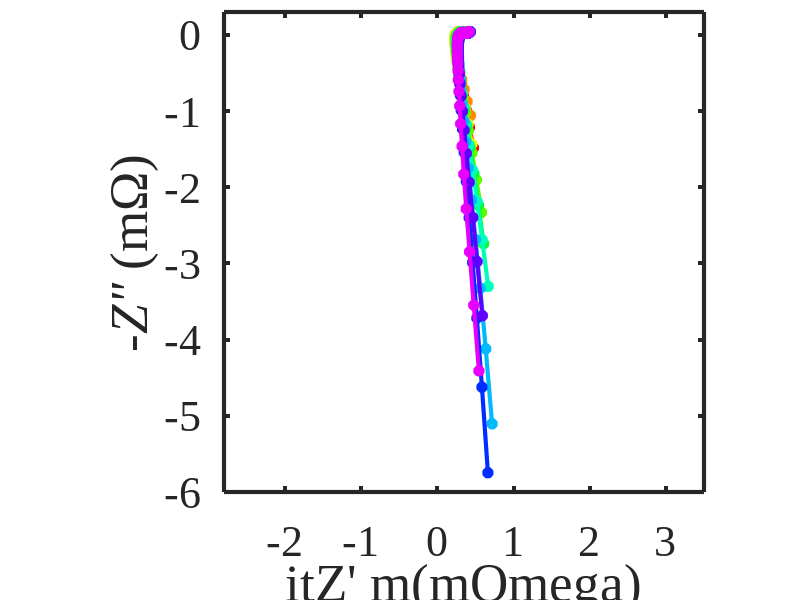

Write MATLAB code to recreate this figure. (Note: this script raises an error after producing the figure.)
%% ========================================================================
%  EIS Experimental Data Visualization and Correction
%  Author: LAN
%  Date: 2025-11-12
%  ------------------------------------------------------------------------
%  This script:
%   (1) Plots raw EIS experimental data (µΩ)
%   (2) Scans parameters (a, b) for DRT-based reconstruction
%   (3) Evaluates RMSE and visualizes parameter sensitivity
%  ========================================================================

clc; clear; close all;

load val_exp_eis.mat
%%
figure,
color=hsv(11);
set(gcf, 'Position',[0 0 800 800],'Color','White');
for i=1:1:size(val_exp_eis,1)
    eisdata=val_exp_eis{i,1};
    plo=plot(eisdata(:,2)*1000-min(eisdata(:,2))*1000*0,eisdata(:,3)*1000,'-*','Color',color(i,:),'LineWidth',3,'MarkerSize',8);hold on;
    axis equal
    eisdata0 = eisdata(:,1:3);
    eisdata0(:,3) = -eisdata(:,3);
end
xlabel("\itZ' \rm(m\Omega)");ylabel('-\itZ" \rm(m\Omega)');
set(gca,'LineWidth',3,'position',[0.18,0.18,0.8,0.8],'FontSize',32,'LabelFontSizeMultiplier',1.2,'FontName','Times New Roman');
axis([-2.8 3.5 -6 0.3])
gca=boxoff(gca);clear gca
%% 
figure,
color=hsv(11);
set(gcf, 'Position',[0 0 800 800],'Color','White');EIS_gather=[];plot_all =[];
for i=1:1:size(val_exp_eis,1)
    eisdata=val_exp_eis{i,1};
    plo=plot(eisdata(:,2)*1000000-min(eisdata(:,2))*1000000*0,eisdata(:,3)*1000000,'-*','Color',color(i,:),'LineWidth',3,'MarkerSize',8);hold on;
    plot_all=[plot_all plo];
    axis equal
    EIS_gather=[EIS_gather;[eisdata(:,2)*1000000;eisdata(:,3)*1000000]'];
    eisdata0 = eisdata(:,1:3);
    eisdata0(:,3) = -eisdata(:,3);
end
label={'+','x','s',"diamond","pentagram"};
eis_label=[21 31 41 51];
for k=1:1:length(eis_label)
    real0=EIS_gather(:,eis_label(k));
    imag0=EIS_gather(:,51+eis_label(k));
    plo=plot(real0,imag0,label{k},'MarkerSize',16,'MarkerEdgeColor','k');
    plot_all=[plot_all plo];
end
plo=plot(-1,1,label{k},'MarkerSize',16,'MarkerEdgeColor','w');
plot_all=[plot_all plo];
plo=plot(-1,1,label{k},'MarkerSize',16,'MarkerEdgeColor','w');
plot_all=[plot_all plo];
leg_all={'EIS1','EIS2','EIS3','EIS4','EIS5','EIS6','EIS7','EIS8','EIS9','EIS10','100 Hz','10 Hz','1 Hz','0.1 Hz',' ',' '};
xlabel("\itZ' \rm(\mu\Omega)");ylabel('-\itZ" \rm(\mu\Omega)');
set(gca,'LineWidth',3,'position',[0.18,0.18,0.8,0.8],'FontSize',32,'LabelFontSizeMultiplier',1.2,'FontName','Times New Roman');
axis([0.22 0.44 -0.085 0.135]*1000)
leg=legend(plot_all,leg_all);
set(leg,'Location','North','FontSize',24,'FontName','Times New Roman','Orientation','v','NumColumns',3,'box','off');
leg.ItemTokenSize=[60,18];  %
gca=boxoff(gca);clear gca
%%%%%%%%%%%%%%%%%%%%%%%%%%% 10kHz-0.1Hz
%% 参数ab遍历
start_freq_index=1;
figure,
set(gcf, 'Position',[0 0 800 800],'Color','White');
n=0:0.1:2;
for j=1:1:length(n)
    for j1=1:1:length(n)
        n0 = [n(j),n(j1)]
        j00 = (j-1) * length(n) + j1;
        for i0=1:1:size(val_exp_eis,1)
            eisdata=val_exp_eis{i0,1};
            [gamma,x_ridge,solve_Z,epsilon]=DRT_lasso_lan_RL_n_dif([eisdata(start_freq_index:end,1),eisdata(start_freq_index:end,2),eisdata(start_freq_index:end,3)],0,n0);
            EIS_all0{i0,1} = solve_Z;
            EIS_all0{i0,2} = eisdata;
        end
        EIS_all{j00}=EIS_all0;
    end
    j;
end
%% 参数a,b范围内平均MSE
n0_all=[];error_data=[];
for j=1:1:length(n)
    for j1=1:1:length(n)
        n0_all = [n0_all;n(j),n(j1)];
        j00 = (j-1) * length(n) + j1;
        EIS_all0 = EIS_all{j00};
        for i0=1:1:size(val_exp_eis,1)
            solve_Z = EIS_all0{i0,1};
            eisdata = EIS_all0{i0,2};
            error_data(:,i0) = [solve_Z(:,3)-solve_Z(1,3);solve_Z(:,4)];
        end
        error = std(error_data,0,2);
        error_sum(j00,1) = mean(error)*1000000;
    end
end

figure,
set(gcf, 'Position',[0 0 800 800],'Color','White');plot_all=[];
x=[min(n0_all(:,1)),max(n0_all(:,1))];
y=[min(n0_all(:,2)),max(n0_all(:,2))];
imagesc(x,y,1./reshape(error_sum,[length(n),length(n)]));
colorbar('Ticks',[0.3,0.6,0.9,1.0,1.1]);
title("      Reciprocal of Average RMSE(\rm\mu\Omega)")
a = reshape(error_sum,[length(n),length(n)]);
% 获取 colorbar 对象
cb = colorbar;
cb.TickLabels = compose('%.1f', cb.Ticks);

% 反转Y轴坐标
set(gca, 'YDir', 'normal');
xlabel("\ita");ylabel('\itb');xtickformat('%.1f'); ytickformat('%.1f'); 
set (gca,'LineWidth',3,'position',[0.16,0.18,0.7,0.7],'FontSize',32,'LabelFontSizeMultiplier',1.2,'FontName','Times New Roman');
set(gca,'xtick',0.0:0.5:1000,'ytick',0.0:0.5:1000,'FontSize',32,'LabelFontSizeMultiplier',1.2,'FontName','Times New Roman');
gca=boxoff(gca);clear gca

%% 考虑耦合项 不考虑L R部分
start_freq_index=1;
labelnn = find(error_sum == min(error_sum));
n0 = n0_all(labelnn,:);
eis_label=[1 2 3 4 5 6 7 8 9 10];
figure,
color=hsv(11);
set(gcf, 'Position',[0 0 800 800],'Color','White');plot_all =[];
EIS_gather=[];EIS_exp_gather=[]; 
for i=1:1:size(val_exp_eis,1)
    eisdata=val_exp_eis{i,1};
    [gamma,x_ridge,solve_Z,epsilon]=DRT_lasso_lan_RL_n_dif([eisdata(start_freq_index:end,1),eisdata(start_freq_index:end,2),eisdata(start_freq_index:end,3)],0,n0 );
    plo=plot(solve_Z(:,3)*1000000 - solve_Z(1,3)*1000000,-solve_Z(:,4)*1000000,'-*','Color',color(i,:),'LineWidth',3,'MarkerSize',8);hold on
    plot_all=[plot_all plo];
    EIS_gather=[EIS_gather;[solve_Z(:,3)*1000000 - solve_Z(1,3)*1000000;-solve_Z(:,4)*1000000]'];
    EIS_exp_gather=[EIS_exp_gather;[eisdata(:,2)*1000000;eisdata(:,3)*1000000]'];
end
label={'+','x','s',"diamond","pentagram"};
eis_label0=[11 21 31 41] + 10 ;
for k=1:1:length(eis_label0)
    real0=EIS_gather(:,eis_label0(k));
    imag0=EIS_gather(:,51+eis_label0(k));
    plo=plot(real0,imag0,label{k},'MarkerSize',16,'MarkerEdgeColor','k');
    plot_all=[plot_all plo];
end
plo=plot(-1,1,label{k},'MarkerSize',16,'MarkerEdgeColor','w');
plot_all=[plot_all plo];
plo=plot(-1,1,label{k},'MarkerSize',16,'MarkerEdgeColor','w');
plot_all=[plot_all plo];
plo=plot(-1,1,label{k},'MarkerSize',16,'MarkerEdgeColor','w');
plot_all=[plot_all plo];
plo=plot(-1,1,label{k},'MarkerSize',16,'MarkerEdgeColor','w');
plot_all=[plot_all plo];
plo=plot(-1,1,label{k},'MarkerSize',16,'MarkerEdgeColor','w');
plot_all=[plot_all plo];
plo=plot(-1,1,label{k},'MarkerSize',16,'MarkerEdgeColor','w');
plot_all=[plot_all plo];
leg_all={'DRT_RL1-RL-R0','DRT_RL2-RL-R0','DRT_RL3-RL-R0','DRT_RL4-RL-R0','DRT_RL5-RL-R0','DRT_RL6-RL-R0','DRT_RL7-RL-R0','DRT_RL8-RL-R0','DRT_RL9-RL-R0','DRT_RL10-RL-R0','100 Hz','10 Hz','1 Hz','0.1 Hz','  ','  ','  ','  ','  ','  '};xlabel("\itZ' \rm(\mu\Omega)");ylabel('-\itZ" \rm(\mu\Omega)');
xlabel("\itZ' \rm(\mu\Omega)");ylabel('-\itZ" \rm(\mu\Omega)');
set (gca,'LineWidth',3,'position',[0.18,0.18,0.8,0.8],'FontSize',32,'LabelFontSizeMultiplier',1,'FontName','Times New Roman');
set(gca,'FontSize',32,'LabelFontSizeMultiplier',1.2,'FontName','Times New Roman');
axis equal
axis([-0.03 0.19 -0.025 0.195]*1000)
leg=legend(plot_all,leg_all,'Interpreter','none');
set(leg,'Location','North','FontSize',24,'FontName','Times New Roman','Orientation','v','NumColumns',2,'box','off');
leg.ItemTokenSize=[45,18];  %
gca=boxoff(gca);clear gca

%%%%%%%%%%%%%%%%%%%%%%%%%%% 1kHz-0.1Hz
%% 参数ab遍历
eis_label=[1 2 3 4 5 6 7 8 9 10];
start_freq_index=11;
figure,
set(gcf, 'Position',[0 0 800 800],'Color','White');
EIS_gather=[];
n=0:0.1:2;
for j=1:1:length(n)
    for j1=1:1:length(n)
        n0 = [n(j),n(j1)]
        j00 = (j-1) * length(n) + j1;
        for i0=1:1:size(val_exp_eis,1)
            eisdata=val_exp_eis{i0,1};
            [gamma,x_ridge,solve_Z,epsilon]=DRT_lasso_lan_RL_n_dif([eisdata(start_freq_index:1:end,1),eisdata(start_freq_index:1:end,2),eisdata(start_freq_index:1:end,3)],0,n0);
            EIS_all0{i0,1} = solve_Z;
            EIS_all0{i0,2} = eisdata;
        end
        EIS_all{j00}=EIS_all0;
    end
    j;
end
%% 参数a,b范围内平均MSE
n0_all=[];error_data=[];
for j=1:1:length(n)
    for j1=1:1:length(n)
        n0_all = [n0_all;n(j),n(j1)];
        j00 = (j-1) * length(n) + j1;
        EIS_all0 = EIS_all{j00};
        for i0=1:1:size(val_exp_eis,1)
            solve_Z = EIS_all0{i0,1};
            eisdata = EIS_all0{i0,2};
            error_data(:,i0) = [solve_Z(:,3)-solve_Z(1,3);solve_Z(:,4)];
        end
        error = std(error_data,0,2);
        error_sum(j00,1) = mean(error)*1000000;
    end
end
figure
plot3(n0_all(:,1)+2,n0_all(:,2),error_sum,'*')

figure,
set(gcf, 'Position',[0 0 800 800],'Color','White');plot_all=[];
x=[min(n0_all(:,1)),max(n0_all(:,1))];
y=[min(n0_all(:,2)),max(n0_all(:,2))];
imagesc(x,y,1./reshape(error_sum,[21,21]));
colorbar('Ticks',[0.3,0.6,0.9,1.2,1.5]);
title("1/RMSE(\rm\mu\Omega) of \ita \rmand \itb")
% 反转Y轴坐标
set(gca, 'YDir', 'normal');
xlabel("\ita");ylabel('\itb');xtickformat('%.1f'); ytickformat('%.1f'); 
set (gca,'LineWidth',3,'position',[0.16,0.18,0.7,0.7],'FontSize',32,'LabelFontSizeMultiplier',1,'FontName','Times New Roman');
set(gca,'FontSize',32,'LabelFontSizeMultiplier',1.2,'FontName','Times New Roman');

set(gca,'xtick',0.0:0.5:1000,'ytick',0.0:0.5:1000,'FontSize',32,'LabelFontSizeMultiplier',1.2,'FontName','Times New Roman');
gca=boxoff(gca);clear gca

%% %% 考虑耦合项 原始数据拟合
eis_label=[1 2 3 4 5 6 7 8 9 10];
start_freq_index=11;
labelnn = find(error_sum == min(error_sum))
n0 = n0_all(labelnn,:);
figure,
color=hsv(11);
set(gcf, 'Position',[0 0 800 800],'Color','White');EIS_gather=[];plot_all =[];
EIS_gather=[];EIS_exp_gather=[]; 
for i=1:1:size(val_exp_eis,1)
    eisdata=val_exp_eis{i,1};
    [gamma,x_ridge,solve_Z,epsilon]=DRT_lasso_lan_RL_n_dif([eisdata(start_freq_index:1:end,1),eisdata(start_freq_index:1:end,2),eisdata(start_freq_index:1:end,3)],0,n0);
    plo=plot(eisdata(start_freq_index:end,2)*1000000,eisdata(start_freq_index:end,3)*1000000,'o','Color',color(i,:),'LineWidth',3,'MarkerSize',8);hold on;
    plot_all=[plot_all plo];
    plo=plot(solve_Z(:,1)*1000000,-solve_Z(:,2)*1000000,'-*','Color',color(i,:),'LineWidth',3,'MarkerSize',8);hold on
    plot_all=[plot_all plo];
    EIS_gather=[EIS_gather;[solve_Z(:,1)*1000000;-solve_Z(:,2)*1000000]'];
    EIS_exp_gather=[EIS_exp_gather;[eisdata(start_freq_index:end,2)*1000000;eisdata(start_freq_index:end,3)*1000000]'];
end
label={'+','x','s',"diamond","pentagram"};
eis_label0=[11 21 31 41];
for k=1:1:length(eis_label0)
    real0=EIS_gather(:,eis_label0(k));
    imag0=EIS_gather(:,41+eis_label0(k));
    plo=plot(real0,imag0,label{k},'MarkerSize',16,'MarkerEdgeColor','k');
    real0=EIS_exp_gather(:,eis_label0(k));
    imag0=EIS_exp_gather(:,41+eis_label0(k));
    plot(real0,imag0,label{k},'MarkerSize',16,'MarkerEdgeColor','k');
    plot_all=[plot_all plo];
end
% plo=plot(-1,1,label{k},'MarkerSize',16,'MarkerEdgeColor','w');
% plo_all=[plo_all plo];
% plo=plot(-1,1,label{k},'MarkerSize',16,'MarkerEdgeColor','w');
% plo_all=[plo_all plo];
leg_all={'EIS1','DRT_RL1','EIS2','DRT_RL2','EIS3','DRT_RL3','EIS4','DRT_RL4','EIS5','DRT_RL5','EIS6','DRT_RL6','EIS7','DRT_RL7','EIS8','DRT_RL8','EIS9','DRT_RL9','EIS10','DRT_RL10','100 Hz','10 Hz','1 Hz','0.1 Hz'};xlabel("\itZ' \rm(\mu\Omega)");ylabel('-\itZ" \rm(\mu\Omega)');
set (gca,'LineWidth',3,'position',[0.18,0.18,0.8,0.8],'FontSize',32,'LabelFontSizeMultiplier',1,'FontName','Times New Roman');
set(gca,'FontSize',32,'LabelFontSizeMultiplier',1.2,'FontName','Times New Roman');
axis equal
axis([0.22 0.44 -0.071 0.149]*1000)
leg=legend(plot_all,leg_all,'Interpreter','none');
set(leg,'Location','North','FontSize',24,'FontName','Times New Roman','Orientation','v','NumColumns',3,'box','off');
leg.ItemTokenSize=[30,18];  %
gca=boxoff(gca);clear gca
save_path=strcat('EIS paraRL000 1k');
print(gcf, save_path,'-djpeg','-r1200');
print(gcf, save_path,'-dsvg','-r1200');

%% 考虑耦合项 不考虑L部分

figure,
color=hsv(11);
set(gcf, 'Position',[0 0 800 800],'Color','White');plot_all =[];
EIS_gather=[];EIS_exp_gather=[]; 
for i=1:1:size(val_exp_eis,1)
    eisdata=val_exp_eis{i,1};
    [gamma,x_ridge,solve_Z,epsilon]=DRT_lasso_lan_RL_n_dif([eisdata(start_freq_index:end,1),eisdata(start_freq_index:end,2),eisdata(start_freq_index:end,3)],0,n0 );
    plo=plot(solve_Z(:,3)*1000000,-solve_Z(:,4)*1000000,'-*','Color',color(i,:),'LineWidth',3,'MarkerSize',8);hold on
    plot_all=[plot_all plo];
    EIS_gather=[EIS_gather;[solve_Z(:,3)*1000000;-solve_Z(:,4)*1000000]'];
    EIS_exp_gather=[EIS_exp_gather;[eisdata(:,2)*1000000;eisdata(:,3)*1000000]'];
end
label={'+','x','s',"diamond","pentagram"};
eis_label0=[11 21 31 41];
for k=1:1:length(eis_label0)
    real0=EIS_gather(:,eis_label0(k));
    imag0=EIS_gather(:,41+eis_label0(k));
    plo=plot(real0,imag0,label{k},'MarkerSize',16,'MarkerEdgeColor','k');
    plot_all=[plot_all plo];
end
plo=plot(-1,1,label{k},'MarkerSize',16,'MarkerEdgeColor','w');
plot_all=[plot_all plo];
plo=plot(-1,1,label{k},'MarkerSize',16,'MarkerEdgeColor','w');
plot_all=[plot_all plo];
plo=plot(-1,1,label{k},'MarkerSize',16,'MarkerEdgeColor','w');
plot_all=[plot_all plo];
plo=plot(-1,1,label{k},'MarkerSize',16,'MarkerEdgeColor','w');
plot_all=[plot_all plo];
plo=plot(-1,1,label{k},'MarkerSize',16,'MarkerEdgeColor','w');
plot_all=[plot_all plo];
plo=plot(-1,1,label{k},'MarkerSize',16,'MarkerEdgeColor','w');
plot_all=[plot_all plo];
leg_all={'DRT_RL1-RL-R0','DRT_RL2-RL-R0','DRT_RL3-RL-R0','DRT_RL4-RL-R0','DRT_RL5-RL-R0','DRT_RL6-RL-R0','DRT_RL7-RL-R0','DRT_RL8-RL-R0','DRT_RL9-RL-R0','DRT_RL10-RL-R0','100 Hz','10 Hz','1 Hz','0.1 Hz','  ','  ','  ','  ','  ','  '};xlabel("\itZ' \rm(\mu\Omega)");ylabel('-\itZ" \rm(\mu\Omega)');
xlabel("\itZ' \rm(\mu\Omega)");ylabel('-\itZ" \rm(\mu\Omega)');
set (gca,'LineWidth',3,'position',[0.18,0.18,0.8,0.8],'FontSize',32,'LabelFontSizeMultiplier',1,'FontName','Times New Roman');
set(gca,'FontSize',32,'LabelFontSizeMultiplier',1.2,'FontName','Times New Roman');
axis equal
axis([0.22 0.44 -0.03 0.19]*1000)
leg=legend(plot_all,leg_all,'Interpreter','none');
set(leg,'Location','North','FontSize',24,'FontName','Times New Roman','Orientation','v','NumColumns',2,'box','off');
leg.ItemTokenSize=[45,18];  %
gca=boxoff(gca);clear gca


%% 考虑耦合项 不考虑L R部分
figure,
color=hsv(11);
set(gcf, 'Position',[0 0 800 800],'Color','White');plot_all =[];
EIS_gather=[];EIS_exp_gather=[]; 
for i=1:1:size(val_exp_eis,1)
    eisdata=val_exp_eis{i,1};
    [gamma,x_ridge,solve_Z,epsilon]=DRT_lasso_lan_RL_n_dif([eisdata(start_freq_index:end,1),eisdata(start_freq_index:end,2),eisdata(start_freq_index:end,3)],0,n0 );
    plo=plot(solve_Z(:,3)*1000000 - solve_Z(1,3)*1000000,-solve_Z(:,4)*1000000,'-*','Color',color(i,:),'LineWidth',3,'MarkerSize',8);hold on
    plot_all=[plot_all plo];
    EIS_gather=[EIS_gather;[solve_Z(:,3)*1000000 - solve_Z(1,3)*1000000;-solve_Z(:,4)*1000000]'];
    EIS_exp_gather=[EIS_exp_gather;[eisdata(:,2)*1000000;eisdata(:,3)*1000000]'];
end
label={'+','x','s',"diamond","pentagram"};
eis_label0=[11 21 31 41];
for k=1:1:length(eis_label0)
    real0=EIS_gather(:,eis_label0(k));
    imag0=EIS_gather(:,41+eis_label0(k));
    plo=plot(real0,imag0,label{k},'MarkerSize',16,'MarkerEdgeColor','k');
    plot_all=[plot_all plo];
end
plo=plot(-1,1,label{k},'MarkerSize',16,'MarkerEdgeColor','w');
plot_all=[plot_all plo];
plo=plot(-1,1,label{k},'MarkerSize',16,'MarkerEdgeColor','w');
plot_all=[plot_all plo];
plo=plot(-1,1,label{k},'MarkerSize',16,'MarkerEdgeColor','w');
plot_all=[plot_all plo];
plo=plot(-1,1,label{k},'MarkerSize',16,'MarkerEdgeColor','w');
plot_all=[plot_all plo];
plo=plot(-1,1,label{k},'MarkerSize',16,'MarkerEdgeColor','w');
plot_all=[plot_all plo];
plo=plot(-1,1,label{k},'MarkerSize',16,'MarkerEdgeColor','w');
plot_all=[plot_all plo];
leg_all={'DRT_RL1-RL-R0','DRT_RL2-RL-R0','DRT_RL3-RL-R0','DRT_RL4-RL-R0','DRT_RL5-RL-R0','DRT_RL6-RL-R0','DRT_RL7-RL-R0','DRT_RL8-RL-R0','DRT_RL9-RL-R0','DRT_RL10-RL-R0','100 Hz','10 Hz','1 Hz','0.1 Hz','  ','  ','  ','  ','  ','  '};xlabel("\itZ' \rm(\mu\Omega)");ylabel('-\itZ" \rm(\mu\Omega)');
xlabel("\itZ' \rm(\mu\Omega)");ylabel('-\itZ" \rm(\mu\Omega)');
set (gca,'LineWidth',3,'position',[0.18,0.18,0.8,0.8],'FontSize',32,'LabelFontSizeMultiplier',1,'FontName','Times New Roman');
set(gca,'FontSize',32,'LabelFontSizeMultiplier',1.2,'FontName','Times New Roman');
axis equal
axis([-0.03 0.19 -0.025 0.195]*1000)
leg=legend(plot_all,leg_all,'Interpreter','none');
set(leg,'Location','North','FontSize',24,'FontName','Times New Roman','Orientation','v','NumColumns',2,'box','off');
leg.ItemTokenSize=[45,18];  %
gca=boxoff(gca);clear gca
